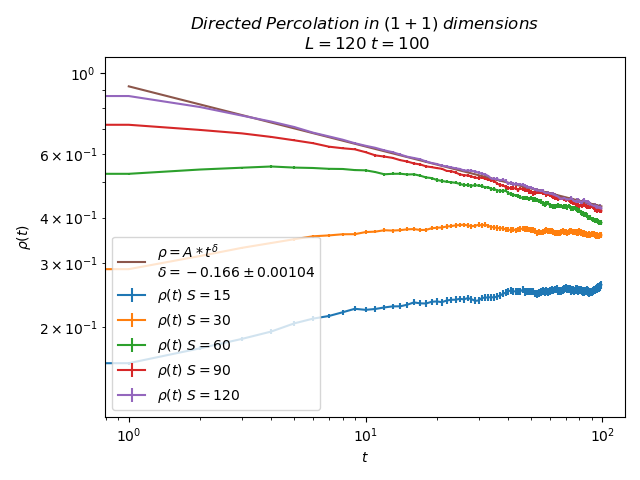

The script that saved this image:

import matplotlib.pyplot as plt
import pandas as pd
import numpy as np
import sys
from sklearn.linear_model import LinearRegression
import statsmodels.api as sm

L=int(sys.argv[1])
t=int(sys.argv[2])
p=int(sys.argv[3])

def LinearR2(col_1, col_2):
    col_1 = sm.add_constant(col_1)
    model = sm.OLS(col_2, col_1)
    results = model.fit()
    COEF = [results.params[0], results.bse[0], results.params[1], results.bse[1],results.rsquared]
    COEF =  np.array(COEF)
    return COEF

S=["$S="+sys.argv[4]+"$","$S="+sys.argv[5]+"$","$S="+sys.argv[6]+"$","$S="+sys.argv[7]+"$","$S="+sys.argv[8]+"$"]

plt.figure()
plt.title("$Directed\; Percolation\; in\; (1+1)\; dimensions$ \n"+"$\;L="+str(L)+"\;t="+str(t)+"$")
plt.xlabel(r"$t$")
plt.ylabel(r"$\rho(t)$")
plt.xscale("log")
plt.yscale("log")
plt.ylim([0.1,1])
for i in range(5):
    B=pd.read_csv("./graph2/DP_OP_L"+sys.argv[1]+"T"+sys.argv[2]+"P"+sys.argv[3]+"S"+sys.argv[4+i]+".txt",delim_whitespace=True,header=None)
    eps=B[0]
    zet=B[1]
    iot=B[2]
    plt.errorbar(eps,zet,yerr=iot,label=r"$\rho(t)$"+" "+S[i])
    if i==4:
        x=np.array(eps[1:]).reshape((-1,1))
        zet=np.array(zet)
        Result=LinearR2(np.log(x),np.log(zet[1:]))
        plt.plot(x,np.e**(Result[0])*x**(Result[2]),label=r"$\rho=A*t^{\delta}$"+"\n" +"$\delta="+str(round(Result[2],3))+"\pm"+str(round(Result[3],5))+"$")
plt.tight_layout()
plt.legend()
plt.savefig("./graph2/graph2.png")
